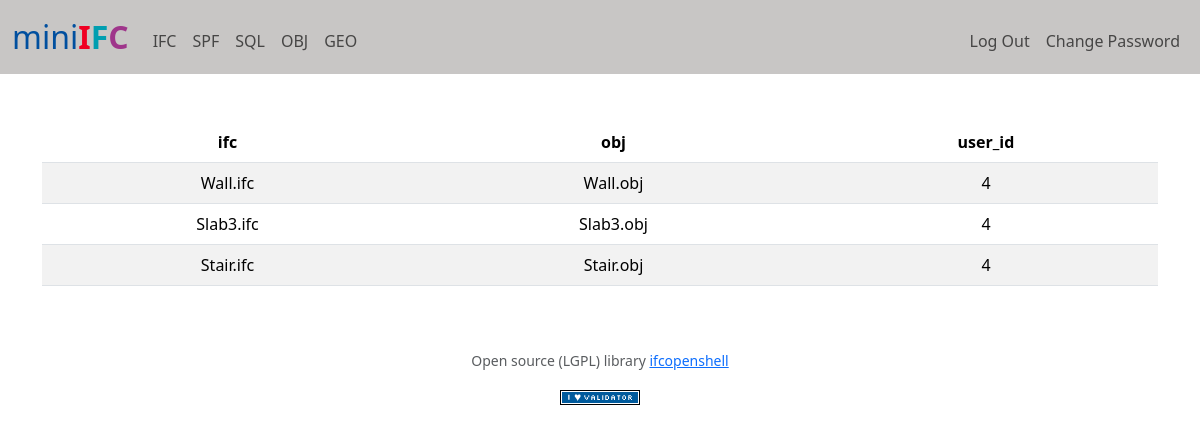
/ (signed in), run on the app's committed database.
### tables this page shows
CREATE TABLE ifcobj (
    ifc_name TEXT,
    obj_name TEXT,
    user_id INTEGER NOT NULL,
    CONSTRAINT ifc_Type UNIQUE (ifc_name, user_id),
    CONSTRAINT obj_Type UNIQUE (obj_name, user_id)
);

### app.py (the view)
@app.route("/")
@login_required
def index():
    user_id = session["user_id"]
    all = db1.execute("SELECT ifc_name, obj_name, user_id FROM ifcobj WHERE user_id = ?", user_id)
    return render_template("index.html", all=all)

### app.py (called while the page is built)
@app.after_request
def after_request(response):
    response.headers["Cache-Control"] = "no-cache, no-store, must-revalidate"
    response.headers["Expires"] = 0
    response.headers["Pragma"] = "no-cache"
    return response

### helpers.py (called while the page is built)
def login_required(f):
    @wraps(f)
    def decorated_function(*args, **kwargs):
        if session.get("user_id") is None:
            return redirect("/login")
        return f(*args, **kwargs)
    return decorated_function

### templates/index.html (shortened to what this page needs)
{% extends "layout.html" %}
{% block main %}
    <table class = "table table-striped">
        <thead>
            <tr>
                <th class="text-center">ifc</th>
                <th class="text-center">obj</th>
                <th class="text-center">user_id</th>
            </tr>
        </thead>
        <tbody>
            {% for row in all %}
            <tr>
                <td class="text-center">{{ row.ifc_name }}</td>
                <td class="text-center">{{ row.obj_name }}</td>
                <td class="text-center">{{ row.user_id }}</td>
            </tr>
            {% endfor %}
        </tbody>
    </table>
{% endblock %}

### static/A_styles.css (style rules this page uses)
table { width: 100%; }

### data on the page
ifcobj: ifc_name "Wall.ifc", obj_name "Wall.obj", user_id "4"
ifcobj: ifc_name "Slab3.ifc", obj_name "Slab3.obj", user_id "4"
ifcobj: ifc_name "Stair.ifc", obj_name "Stair.obj", user_id "4"
